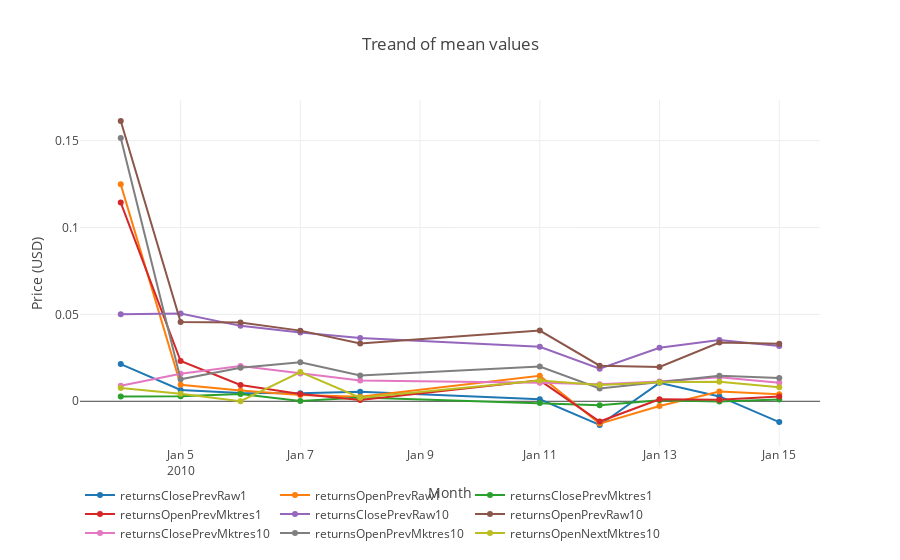

The notebook cell saved with this chart:
### Markdown cell above
Now let's remember the description:
```
The marketdata contains a variety of returns calculated over different timespans. All of the returns in this set of marketdata have these properties:

    Returns are always calculated either open-to-open (from the opening time of one trading day to the open of another) or close-to-close (from the closing time of one trading day to the open of another).
    Returns are either raw, meaning that the data is not adjusted against any benchmark, or market-residualized (Mktres), meaning that the movement of the market as a whole has been accounted for, leaving only movements inherent to the instrument.
    Returns can be calculated over any arbitrary interval. Provided here are 1 day and 10 day horizons.
    Returns are tagged with 'Prev' if they are backwards looking in time, or 'Next' if forwards looking.
```

Let's have a look at means of these variables.

### Code cell
data = []
for col in ['returnsClosePrevRaw1', 'returnsOpenPrevRaw1',
       'returnsClosePrevMktres1', 'returnsOpenPrevMktres1',
       'returnsClosePrevRaw10', 'returnsOpenPrevRaw10',
       'returnsClosePrevMktres10', 'returnsOpenPrevMktres10',
       'returnsOpenNextMktres10']:
    df = market_train_df.groupby('time')[col].mean().reset_index()
    data.append(go.Scatter(
        x = df['time'].dt.strftime(date_format='%Y-%m-%d').values,
        y = df[col].values,
        name = col
    ))
    
layout = go.Layout(dict(title = "Treand of mean values",
                  xaxis = dict(title = 'Month'),
                  yaxis = dict(title = 'Price (USD)'),
                  ),legend=dict(
                orientation="h"),)
py.iplot(dict(data=data, layout=layout), filename='basic-line')

### Figure 1 — Plotly figure (JSON) as saved in the notebook; plotly's stock layout.template omitted (floating-point values rounded to 4 significant figures)
{"data": [{"name": "returnsClosePrevRaw1", "type": "scatter", "uid": "0fb9890c-1eca-4d61-ae32-8432e30a49a1", "x": ["2010-01-04", "2010-01-05", "2010-01-06", "2010-01-07", "2010-01-08", "2010-01-11", "2010-01-12", "2010-01-13", "2010-01-14", "2010-01-15"], "y": [0.02142, 0.006481, 0.004764, 0.004695, 0.00544, 0.001146, -0.01362, 0.0106, 0.002815, -0.01195]}, {"name": "returnsOpenPrevRaw1", "type": "scatter", "uid": "08812633-8b00-4822-95f7-2fd6a3ccf388", "x": ["2010-01-04", "2010-01-05", "2010-01-06", "2010-01-07", "2010-01-08", "2010-01-11", "2010-01-12", "2010-01-13", "2010-01-14", "2010-01-15"], "y": [0.1248, 0.009486, 0.006214, 0.003638, 0.002658, 0.01468, -0.01285, -0.002694, 0.005613, 0.004009]}, {"name": "returnsClosePrevMktres1", "type": "scatter", "uid": "a7f9bf3a-fa3b-413f-8134-47672aecf0f0", "x": ["2010-01-04", "2010-01-05", "2010-01-06", "2010-01-07", "2010-01-08", "2010-01-11", "2010-01-12", "2010-01-13", "2010-01-14", "2010-01-15"], "y": [0.002793, 0.002889, 0.00415, 0.0001739, 0.002187, -0.0009451, -0.00221, 0.0005713, -0.0001209, 0.001052]}, {"name": "returnsOpenPrevMktres1", "type": "scatter", "uid": "c014e69e-9383-463d-9b1f-20ee9ef3ebbb", "x": ["2010-01-04", "2010-01-05", "2010-01-06", "2010-01-07", "2010-01-08", "2010-01-11", "2010-01-12", "2010-01-13", "2010-01-14", "2010-01-15"], "y": [0.1143, 0.02316, 0.009398, 0.00418, 0.0007924, 0.01203, -0.01165, 0.001191, 0.0009057, 0.002807]}, {"name": "returnsClosePrevRaw10", "type": "scatter", "uid": "7ed217c9-7052-4267-8581-8f9d8ba86d72", "x": ["2010-01-04", "2010-01-05", "2010-01-06", "2010-01-07", "2010-01-08", "2010-01-11", "2010-01-12", "2010-01-13", "2010-01-14", "2010-01-15"], "y": [0.0501, 0.05048, 0.04341, 0.03959, 0.03635, 0.0314, 0.01873, 0.03075, 0.03521, 0.03179]}, {"name": "returnsOpenPrevRaw10", "type": "scatter", "uid": "a2760003-0fb1-49b5-a5aa-086839c87cd0", "x": ["2010-01-04", "2010-01-05", "2010-01-06", "2010-01-07", "2010-01-08", "2010-01-11", "2010-01-12", "2010-01-13", "2010-01-14", "2010-01-15"], "y": [0.1613, 0.0456, 0.04537, 0.04066, 0.03321, 0.04071, 0.02051, 0.0198, 0.03381, 0.03306]}, {"name": "returnsClosePrevMktres10", "type": "scatter", "uid": "b5d56982-ae7e-4c41-9808-5aab0adda075", "x": ["2010-01-04", "2010-01-05", "2010-01-06", "2010-01-07", "2010-01-08", "2010-01-11", "2010-01-12", "2010-01-13", "2010-01-14", "2010-01-15"], "y": [0.008893, 0.01583, 0.02024, 0.01597, 0.01198, 0.01063, 0.009875, 0.01136, 0.01385, 0.01067]}, {"name": "returnsOpenPrevMktres10", "type": "scatter", "uid": "33e80b69-a391-4753-981f-b81ad9493f57", "x": ["2010-01-04", "2010-01-05", "2010-01-06", "2010-01-07", "2010-01-08", "2010-01-11", "2010-01-12", "2010-01-13", "2010-01-14", "2010-01-15"], "y": [0.1515, 0.01265, 0.01926, 0.02252, 0.01487, 0.01999, 0.007416, 0.01094, 0.01473, 0.0134]}, {"name": "returnsOpenNextMktres10", "type": "scatter", "uid": "d1b0793f-1548-4843-a843-13f13bc0696f", "x": ["2010-01-04", "2010-01-05", "2010-01-06", "2010-01-07", "2010-01-08", "2010-01-11", "2010-01-12", "2010-01-13", "2010-01-14", "2010-01-15"], "y": [0.007666, 0.004402, 6.828e-05, 0.01683, 0.002023, 0.01197, 0.009439, 0.01091, 0.01121, 0.008074]}], "layout": {"legend": {"orientation": "h"}, "title": {"text": "Treand of mean values"}, "xaxis": {"title": {"text": "Month"}}, "yaxis": {"title": {"text": "Price (USD)"}}}}
